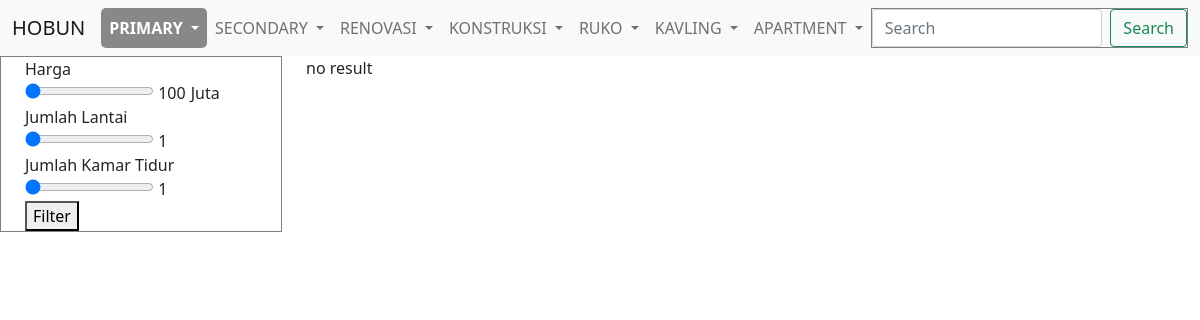
Page /page/primary/primary-page.php on the earlier database version.
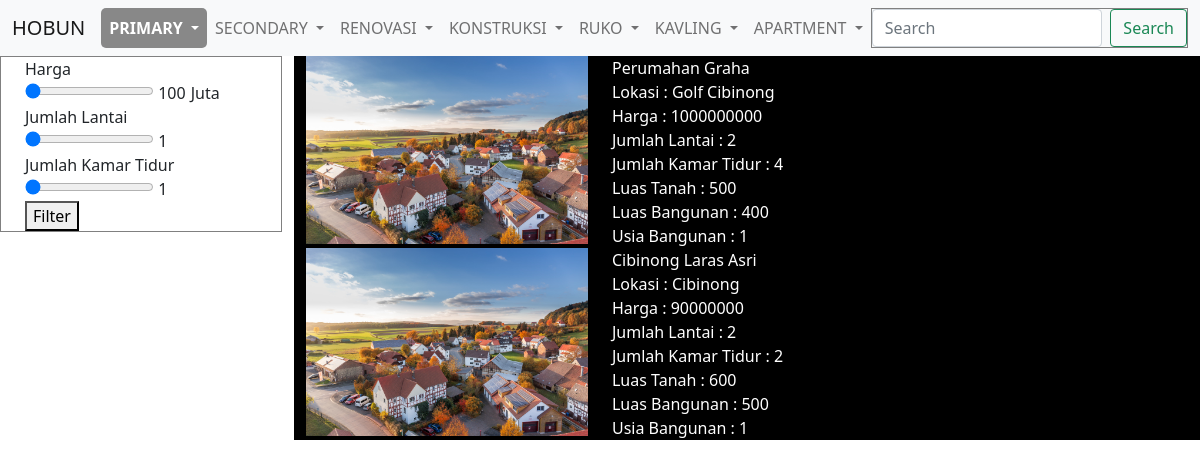
Same page on the later database version.
### tables this page shows
CREATE TABLE `kategori` (
  `id_kategori` int(2) NOT NULL,
  `jenis_kategori` varchar(20) NOT NULL
);

CREATE TABLE `primary_home` (
  `id_primary` int(11) NOT NULL,
  `nama_object` varchar(30) NOT NULL,
  `lokasi` text NOT NULL,
  `jumlah_lantai` int(11) NOT NULL,
  `harga` int(11) NOT NULL,
  `luas_tanah` int(11) NOT NULL,
  `luas_bangunan` int(11) NOT NULL,
  `jumlah_kamar_tidur` int(11) NOT NULL,
  `usia_bangunan` int(11) NOT NULL
);

### page/primary/primary-page.php (the view, shortened to what this page needs)
<?php
	include "../../connection.php";
?>
<!DOCTYPE html>
<html lang="en">
	<head>
		<link href="https://cdn.jsdelivr.net/npm/bootstrap@5.0.0-beta1/dist/css/bootstrap.min.css" rel="stylesheet">
		<link rel="stylesheet" href="./style-primary.css">
	</head>
	<body>
		<?php
            include "../../component/navigation.php";
        ?>
		<div class="row">
			<div id="filter" class="col-3">
				<form action="./primary-page.php" method="GET" class="container">
					<div class="slidecontainer">
						<label for="harga">Harga</label><br>
						<input type="range" min="100" max="1000" value="<?php if(isset($_GET['range'])){
							echo $_GET['range'];
						}else{
							echo "50";
						}?>" class="slider" id="myHarga" name="harga">
						<label id="harga"></label><label style="margin-left:5px;">Juta</label>
					</div>
					<div class="slidecontainer">
						<label for="lantai">Jumlah Lantai</label><br/>
						<input type="range" min="1" max="3" value="<?php if(isset($_GET['jumlah_lantai'])){
							echo $_GET['jumlah_lantai'];
						}else{
							echo "1";
						}?>" class="slider" id="myJumlahLantai" name="jumlah_lantai">
						<label id="jumlahLantai"></label>
					</div>
					<div class="slidecontainer">
						<label for="kamarTidur">Jumlah Kamar Tidur</label><br/>
						<input type="range" min="1" max="5" value="<?php if(isset($_GET['jumlah_kamar_tidur'])){
							echo $_GET['jumlah_kamar_tidur'];
						}else{
							echo "1";
						}?>" class="slider" id="myJumlahKamarTidur" name="jumlah_kamar_tidur">
						<label id="kamarTidur"></label>
					</div>
					<button type="submit" value="true" name="filter">Filter</button>
				</form>
			</div>
			<div id="main-content" class="col-9">
					<?php
						if(isset($_GET['filter']) == 'true'){
							$harga = $_GET['harga'];
							$jumlah_lantai = $_GET['jumlah_lantai'];
							$jumlah_kamar_tidur = $_GET['jumlah_kamar_tidur'];
							$harga *= 1000000;
							$sql = "SELECT * FROM primary_home WHERE harga <= $harga AND jumlah_lantai <= $jumlah_lantai AND jumlah_kamar_tidur <= $jumlah_kamar_tidur;";
						}else{
							$sql = "SELECT * FROM primary_home";
						}
						$query = mysqli_query($conn, $sql);
						if(mysqli_num_rows($query) == 0){
							echo "no result";
						}else{
							while($row = mysqli_fetch_array($query)){
								?>
									<div class="row" style="background-color: black;color:white;">
										<div class="col-4">
											<img src="../../image/primary1.jpg" alt="foto" width="100%" height="auto">
										</div>
										<div class="col-8">
								<?php
								echo $row['nama_object']."<br/>";
								echo "Lokasi : ".$row['lokasi']."<br/>";
								echo "Harga : ".$row['harga']."<br/>";
								echo "Jumlah Lantai : ".$row['jumlah_lantai']."<br/>";
								echo "Jumlah Kamar Tidur : ".$row['jumlah_kamar_tidur']."<br/>";
								echo "Luas Tanah : ".$row['luas_tanah']."<br/>";
								echo "Luas Bangunan : ".$row['luas_bangunan']."<br/>";
								echo "Usia Bangunan : ".$row['usia_bangunan'];
								?>
										</div>
									</div>
								<?php
							}
						}
					?>
			</div>
		</div>
	</body>
</html>

### component/navigation.php (shortened to what this page needs)
<nav class="navbar navbar-expand-lg navbar-light bg-light">
  <div class="container-fluid">
    <a class="navbar-brand" href="../../home.php">HOBUN</a>
    <div class="collapse navbar-collapse" id="navbarSupportedContent">
      <ul class="navbar-nav me-auto mb-2 mb-lg-0">
        <?php
          $select = mysqli_query($conn, "SELECT * FROM kategori");
          while($row = mysqli_fetch_array($select)){
        ?>
        <li class="nav-item dropdown">
          <a class="nav-link dropdown-toggle" href="#" id="<?="kategori".$row['id_kategori']?>" data-bs-toggle="dropdown" aria-expanded="false">
            <?=strtoupper($row['jenis_kategori'])?>
          </a>
          <?php
            switch($row['jenis_kategori']){
              case 'primary':
          ?>
                <ul class="dropdown-menu" aria-labelledby="navbarDropdown">
                  <li><a class="dropdown-item" href="./primary-page.php">Lokasi</a></li>
                  <li><a class="dropdown-item" href="./primary-page.php">Harga</a></li>
                  <li><a class="dropdown-item" href="./primary-page.php">Luas Tanah</a></li>
                  <li><a class="dropdown-item" href="./primary-page.php">Luas Bangunan</a></li>
                  <li><a class="dropdown-item" href="./primary-page.php">Jumlah Kamar Tidur</a></li>
                </ul>
          <?php
                break;
              case 'secondary':
          ?>
              <ul class="dropdown-menu" aria-labelledby="navbarDropdown">
                  <li><a class="dropdown-item" href="#">secondary</a></li>
                  <li><a class="dropdown-item" href="#">Another action</a></li>
                  <li><hr class="dropdown-divider"></li>
                  <li><a class="dropdown-item" href="#">Something else here</a></li>
                </ul>
          <?php
                break;
              case 'renovasi':
          ?>
              <ul class="dropdown-menu" aria-labelledby="navbarDropdown">
                  <li><a class="dropdown-item" href="#">Teras</a></li>
                  <li><a class="dropdown-item" href="#">Facade</a></li>
                  <li><a class="dropdown-item" href="#">Garasi</a></li>
                  <li><a class="dropdown-item" href="#">Taman</a></li>
                  <li><a class="dropdown-item" href="#">Ruang Tamu</a></li>
                  <li><a class="dropdown-item" href="#">Kamar Tidur</a></li>
                  <li><a class="dropdown-item" href="#">Kamar Mandi</a></li>
                  <li><a class="dropdown-item" href="#">Dapur</a></li>
                  <li><a class="dropdown-item" href="#">Taman Belakang</a></li>
                  <li><a class="dropdown-item" href="#">Laundry Area</a></li>
                  <li><a class="dropdown-item" href="#">Tangga</a></li>
                  <li><a class="dropdown-item" href="#">Balkon</a></li>
                </ul>
          <?php
                break;
              case 'konstruksi':
          ?>
                <ul class="dropdown-menu" aria-labelledby="navbarDropdown">
                  <li><a class="dropdown-item" href="#">konstruksi</a></li>
                  <li><a class="dropdown-item" href="#">Another action</a></li>
                  <li><hr class="dropdown-divider"></li>
                  <li><a class="dropdown-item" href="#">Something else here</a></li>
                </ul>
          <?php
                break;
              case 'ruko':
          ?>
                <ul class="dropdown-menu" aria-labelledby="navbarDropdown">
                  <li><a class="dropdown-item" href="#">ruko</a></li>
                  <li><a class="dropdown-item" href="#">Another action</a></li>
                  <li><hr class="dropdown-divider"></li>
                  <li><a class="dropdown-item" href="#">Something else here</a></li>
                </ul>
          <?php
                break;
              case 'kavling':
          ?>
                <ul class="dropdown-menu" aria-labelledby="navbarDropdown">
                  <li><a class="dropdown-item" href="#">kavling</a></li>
                  <li><a class="dropdown-item" href="#">Another action</a></li>
                  <li><hr class="dropdown-divider"></li>
                  <li><a class="dropdown-item" href="#">Something else here</a></li>
                </ul>
          <?php
                break;
              case 'apartment':
          ?>
        </li>
        <?php
                break;
            }
          }
        ?>
      </ul>
      <form class="d-flex">
        <input class="form-control me-2" type="search" placeholder="Search" aria-label="Search">
        <button class="btn btn-outline-success" type="submit">Search</button>
      </form>
    </div>
  </div>
</nav>

### page/primary/style-primary.css (style rules this page uses)
form { border: 1px solid grey; }

### component/navigation.php (style rules this page uses)
.nav-link { position: relative; display: inline-block; }

### page/primary/primary-page.php (style rules this page uses)
#kategori1 { font-weight: bold; background-color: #888; color: #fff; border-radius: 5px; }

Differences in the rows shown:
added primary_home: nama_object "Perumahan Graha", lokasi "Golf Cibinong", harga "1000000000", jumlah_lantai "2", jumlah_kamar_tidur "4", luas_tanah "500", luas_bangunan "400", usia_bangunan "1"
added primary_home: nama_object "Cibinong Laras Asri", lokasi "Cibinong", harga "90000000", jumlah_lantai "2", jumlah_kamar_tidur "2", luas_tanah "600", luas_bangunan "500", usia_bangunan "1"
Other differences:
text no longer shown: "no result"
